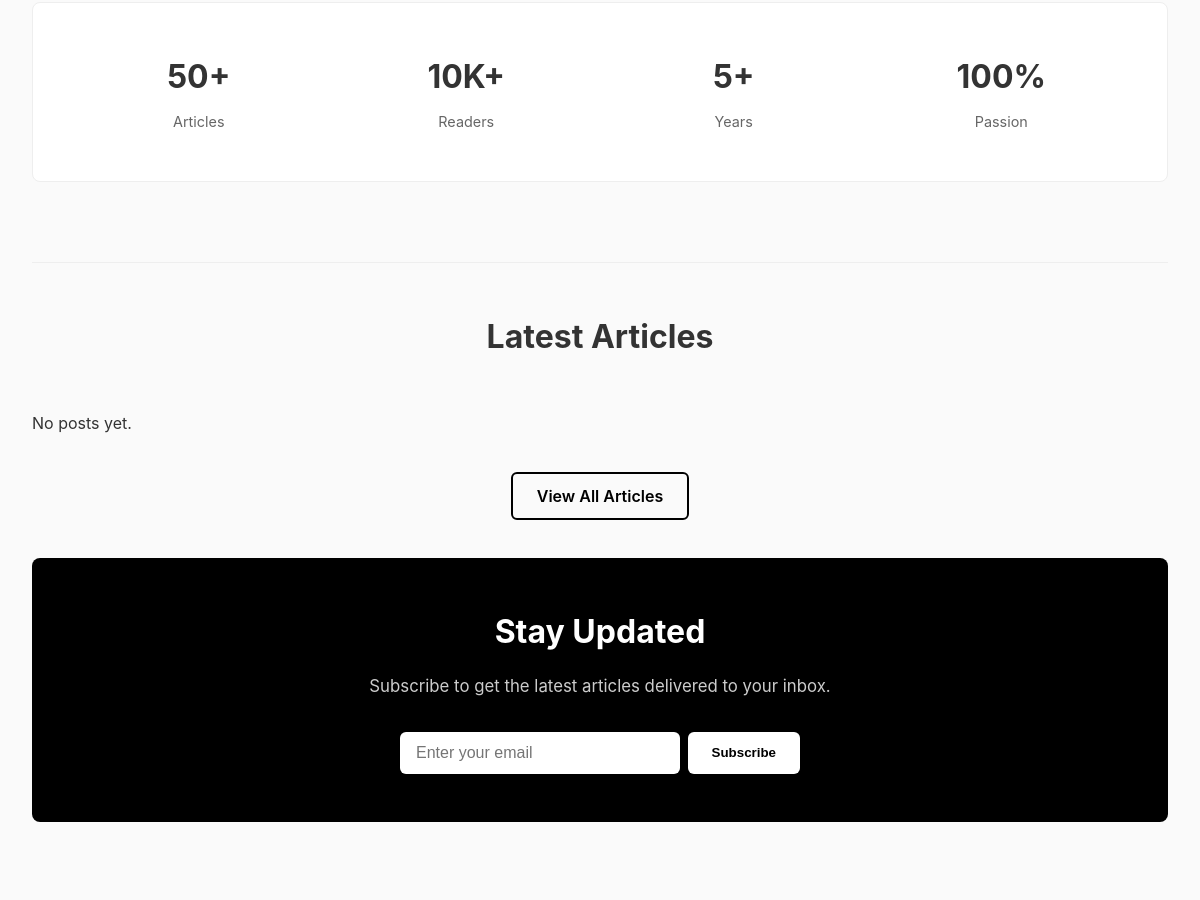
Before: / (middle part) with the older database file.
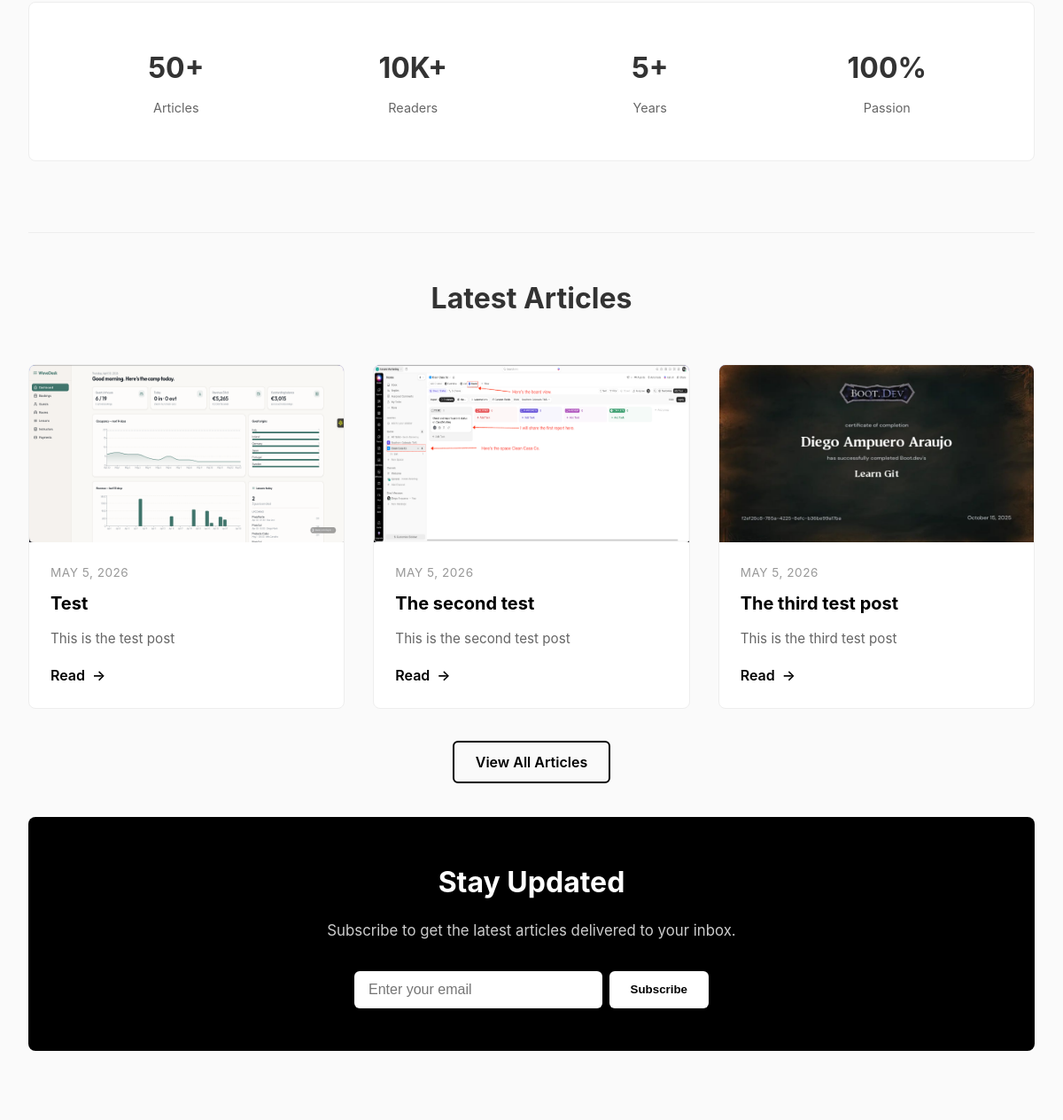
After: the same page with the newer database file.
### blog/models.py (models this page shows, shortened)
class Post(models.Model):
    author = models.ForeignKey(User, on_delete=models.CASCADE, related_name="posts")
    category = models.ForeignKey(Category, on_delete=models.CASCADE, related_name= "posts")
    title = models.CharField(max_length=100)
    featured_image = models.ImageField(upload_to="posts/featured/", blank=True, null=True)
    tags = models.ManyToManyField("Tag", related_name="posts", blank=True)
    slug = models.SlugField(unique=True, max_length=100, blank=True)
    excerpt = models.CharField(max_length=300)
    content = models.TextField()
    published_at = models.DateField(null=True, blank=True)
    created_at = models.DateField(auto_now_add=True)
    updated_at = models.DateField(auto_now=True)
    class Meta:
        ordering = ['-published_at', '-created_at']
        verbose_name_plural = "Posts"

### website/views.py (the view)
# urls.py: 2. Add a URL to urlpatterns:  path('', views.home, name='home')
def home(request):
    posts = Post.objects.all()
    return render(request, 'home.html', {"posts": posts})

### website/templates/home.html (shortened to what this page needs)
{% extends 'base.html' %}
{% block content %}
    <section class="stats">
        <div class="stats-grid">
            <div class="stat-item">
                <h3>50+</h3>
                <p>Articles</p>
            </div>
            <div class="stat-item">
                <h3>10K+</h3>
                <p>Readers</p>
            </div>
            <div class="stat-item">
                <h3>5+</h3>
                <p>Years</p>
            </div>
            <div class="stat-item">
                <h3>100%</h3>
                <p>Passion</p>
            </div>
        </div>
    </section>
    <section class="featured-section">
        <h2 class="section-title">Latest Articles</h2>
        <div class="posts-grid">
            {% for post in posts|slice:":3" %}
            <article class="post-card">
                <img class="post-image" src="{{ post.featured_image.url }}" alt="{{ post.title }}">
                <div class="post-content">
                    <p class="post-date">{{post.published_at}}</p>
                    <h3 class="post-title">{{post.title}}</h3>
                    <p class="post-excerpt">{{post.excerpt}}</p>
                    <a href="#" class="read-more">Read</a>
                </div>
            </article>
            {% empty %}
                <p>No posts yet.</p>
            {% endfor %}
        </div>
        <div style="text-align: center; margin-top: 2rem;">
            <a href="/blog/" class="btn btn-secondary">View All Articles</a>
        </div>
    </section>
    <section class="newsletter">
        <h2>Stay Updated</h2>
        <p>Subscribe to get the latest articles delivered to your inbox.</p>
        <form class="newsletter-form">
            <input type="email" placeholder="Enter your email" required>
            <button type="submit">Subscribe</button>
        </form>
    </section>
{% endblock %}

### website/templates/base.html (shortened to what this page needs)
{% load static %}
<!DOCTYPE html>
<html lang="en">
<head>
    <link rel="stylesheet" href="{% static 'css/styles.css' %}">
</head>
<body>
    <main>
        {% block content %}{% endblock %}
    </main>
</body>
</html>

### website/static/css/styles.css (style rules this page uses)
* { margin: 0; padding: 0; box-sizing: border-box; }
body { font-family: -apple-system, BlinkMacSystemFont, 'Segoe UI', Roboto, 'Helvetica Neue', Arial, sans-serif; background-color: #fafafa; color: #333; line-height: 1.6; }
main { max-width: 1200px; margin: 0 auto; padding: 0 2rem; }
.btn { padding: 0.75rem 1.5rem; border-radius: 0.375rem; text-decoration: none; font-weight: 600; transition: all 0.3s ease; border: 2px solid; cursor: pointer; font-size: 1rem; }
.btn-secondary { background-color: transparent; color: #000; border-color: #000; }
.featured-section { margin-top: 5rem; padding-top: 3rem; border-top: 1px solid #eee; }
.section-title { font-size: 2rem; font-weight: 700; margin-bottom: 3rem; text-align: center; }
.posts-grid { display: grid; grid-template-columns: repeat(auto-fit, minmax(300px, 1fr)); gap: 2rem; margin-bottom: 3rem; }
.post-card { background-color: #fff; border-radius: 0.5rem; overflow: hidden; transition: all 0.3s ease; border: 1px solid #eee; }
.post-image { width: 100%; height: 200px; background: linear-gradient(135deg, #667eea 0%, #764ba2 100%); display: flex; align-items: center; justify-content: center; color: white; font-size: 3rem; }
.post-content { padding: 1.5rem; }
.post-date { font-size: 0.85rem; color: #999; text-transform: uppercase; letter-spacing: 0.5px; margin-bottom: 0.5rem; }
.post-title { font-size: 1.25rem; font-weight: 700; margin-bottom: 0.75rem; color: #000; }
.post-excerpt { color: #666; font-size: 0.95rem; margin-bottom: 1rem; }
.read-more { color: #000; text-decoration: none; font-weight: 600; display: inline-flex; align-items: center; gap: 0.5rem; transition: gap 0.3s ease; }
.read-more::after { content: "→"; }
.stats { background-color: #fff; border-radius: 0.5rem; padding: 3rem; margin: 3rem 0; border: 1px solid #eee; }
.stats-grid { display: grid; grid-template-columns: repeat(auto-fit, minmax(150px, 1fr)); gap: 2rem; text-align: center; }
.stat-item h3 { font-size: 2rem; font-weight: 700; margin-bottom: 0.5rem; }
.stat-item p { color: #666; font-size: 0.9rem; }
.newsletter { background-color: #000; color: #fff; padding: 3rem; border-radius: 0.5rem; text-align: center; margin: 3rem 0; }
.newsletter h2 { font-size: 2rem; margin-bottom: 1rem; }
.newsletter p { font-size: 1.05rem; margin-bottom: 2rem; color: #ccc; }
.newsletter-form { display: flex; gap: 0.5rem; max-width: 400px; margin: 0 auto; flex-wrap: wrap; }
.newsletter-form input { flex: 1; min-width: 200px; padding: 0.75rem 1rem; border: none; border-radius: 0.375rem; font-size: 1rem; }
.newsletter-form button { padding: 0.75rem 1.5rem; background-color: #fff; color: #000; border: none; border-radius: 0.375rem; font-weight: 600; cursor: pointer; transition: all 0.3s ease; }

Changed rows visible on the page:
added Post: featured_image (picture), published_at "MAY 5, 2026", title "Test", excerpt "This is the test post"
added Post: featured_image (picture), published_at "MAY 5, 2026", title "The second test", excerpt "This is the second test post"
added Post: featured_image (picture), published_at "MAY 5, 2026", title "The third test post", excerpt "This is the third test post"
Other visible differences:
text no longer shown: "No posts yet."
